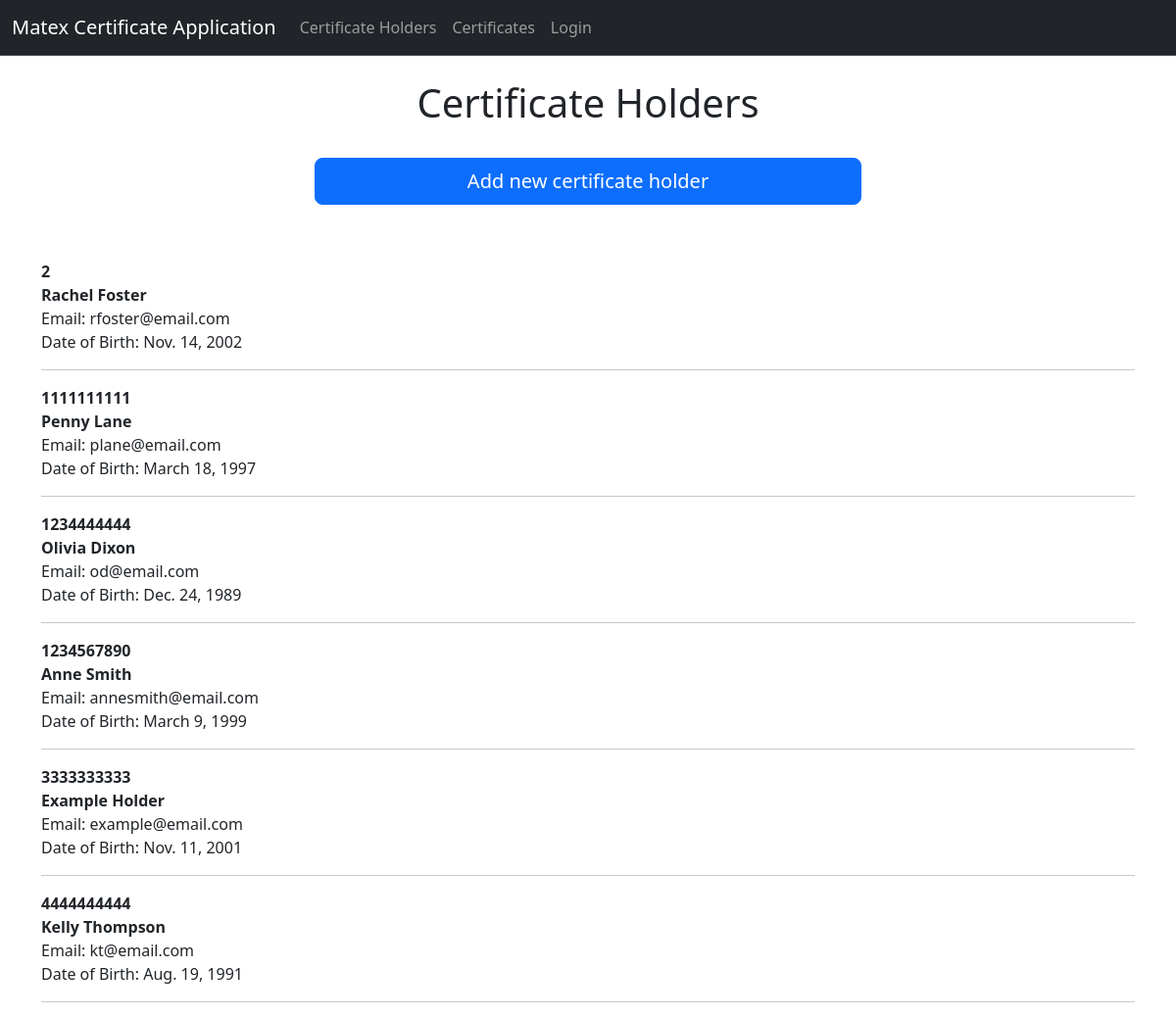
The app's page /certificate-holders with its own data.
### matex_app/models.py (models this page shows, shortened)
class CertificateHolder(models.Model):
    nhs_number = models.IntegerField(primary_key=True)
    first_name = models.CharField(max_length=50)
    last_name = models.CharField(max_length=50)
    email = models.EmailField()
    date_of_birth = models.DateField()

### matex_app/views.py (the view)
# urls.py: path('certificate-holders', views.certificateholders, name='certificate-holders'),
def certificateholders(request):
    all_certificate_holders = CertificateHolder.objects.all()
    return render(request, 'certificate-holders.html', {'cert_holders': all_certificate_holders})

### matex_app/templates/certificate-holders.html
{% extends "base.html" %}
{% block content %}
<h1 class="text-center">Certificate Holders</h1>
<br/>
<div class="d-grid gap-2 col-6 mx-auto">
    <a class="btn btn-primary btn-lg" href="{% url 'add-holder' %}" role="button">Add new certificate holder</a><br/>
</div>
<br/>
{% for holder in cert_holders %}
    <strong>{{ holder.nhs_number }}</strong> <br/>
    <strong>{{ holder.first_name }} {{ holder.last_name }}</strong><br/>
    Email: {{ holder.email }}<br/>
    Date of Birth: {{ holder.date_of_birth }}
<hr/>
{% endfor %}
{% endblock content %}

### records on screen
CertificateHolder: nhs_number "2", first_name "Rachel", last_name "Foster", email "rfoster@email.com", date_of_birth "Nov. 14, 2002"
CertificateHolder: nhs_number "1111111111", first_name "Penny", last_name "Lane", email "plane@email.com", date_of_birth "March 18, 1997"
CertificateHolder: nhs_number "1234444444", first_name "Olivia", last_name "Dixon", email "od@email.com", date_of_birth "Dec. 24, 1989"
CertificateHolder: nhs_number "1234567890", first_name "Anne", last_name "Smith", email "annesmith@email.com", date_of_birth "March 9, 1999"
CertificateHolder: nhs_number "3333333333", first_name "Example", last_name "Holder", email "example@email.com", date_of_birth "Nov. 11, 2001"
CertificateHolder: nhs_number "4444444444", first_name "Kelly", last_name "Thompson", email "kt@email.com", date_of_birth "Aug. 19, 1991"
